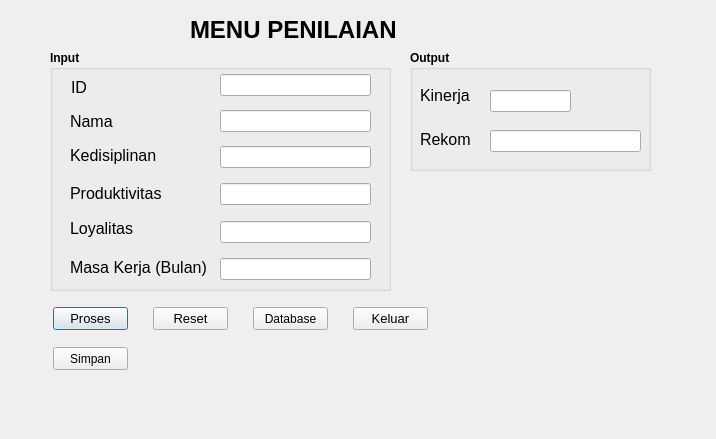
<?xml version="1.0" encoding="UTF-8"?>
<ui version="4.0">
 <class>menu</class>
 <widget class="QDialog" name="menu">
  <property name="geometry">
   <rect>
    <x>0</x>
    <y>0</y>
    <width>716</width>
    <height>439</height>
   </rect>
  </property>
  <property name="windowTitle">
   <string>Dialog</string>
  </property>
  <widget class="QLabel" name="label">
   <property name="geometry">
    <rect>
     <x>190</x>
     <y>20</y>
     <width>221</width>
     <height>20</height>
    </rect>
   </property>
   <property name="font">
    <font>
     <pointsize>18</pointsize>
     <bold>true</bold>
    </font>
   </property>
   <property name="text">
    <string>MENU PENILAIAN</string>
   </property>
  </widget>
  <widget class="QLabel" name="label_2">
   <property name="geometry">
    <rect>
     <x>70</x>
     <y>140</y>
     <width>100</width>
     <height>31</height>
    </rect>
   </property>
   <property name="font">
    <font>
     <family>Segoe UI</family>
     <pointsize>12</pointsize>
     <bold>false</bold>
    </font>
   </property>
   <property name="text">
    <string>Kedisiplinan</string>
   </property>
  </widget>
  <widget class="QLabel" name="label_3">
   <property name="geometry">
    <rect>
     <x>70</x>
     <y>213</y>
     <width>101</width>
     <height>31</height>
    </rect>
   </property>
   <property name="font">
    <font>
     <family>Segoe UI</family>
     <pointsize>12</pointsize>
     <bold>false</bold>
    </font>
   </property>
   <property name="text">
    <string>Loyalitas</string>
   </property>
  </widget>
  <widget class="QLabel" name="label_4">
   <property name="geometry">
    <rect>
     <x>70</x>
     <y>178</y>
     <width>111</width>
     <height>31</height>
    </rect>
   </property>
   <property name="font">
    <font>
     <family>Segoe UI</family>
     <pointsize>12</pointsize>
     <bold>false</bold>
    </font>
   </property>
   <property name="text">
    <string>Produktivitas</string>
   </property>
  </widget>
  <widget class="QLineEdit" name="kedisiplinan">
   <property name="geometry">
    <rect>
     <x>220</x>
     <y>146</y>
     <width>151</width>
     <height>22</height>
    </rect>
   </property>
   <property name="font">
    <font>
     <pointsize>11</pointsize>
     <bold>false</bold>
    </font>
   </property>
  </widget>
  <widget class="QLineEdit" name="loyalitas">
   <property name="geometry">
    <rect>
     <x>220</x>
     <y>221</y>
     <width>151</width>
     <height>22</height>
    </rect>
   </property>
   <property name="font">
    <font>
     <pointsize>11</pointsize>
    </font>
   </property>
  </widget>
  <widget class="QLineEdit" name="produktivitas">
   <property name="geometry">
    <rect>
     <x>220</x>
     <y>183</y>
     <width>151</width>
     <height>22</height>
    </rect>
   </property>
   <property name="font">
    <font>
     <pointsize>11</pointsize>
    </font>
   </property>
  </widget>
  <widget class="QGroupBox" name="inputbox">
   <property name="geometry">
    <rect>
     <x>50</x>
     <y>50</y>
     <width>341</width>
     <height>241</height>
    </rect>
   </property>
   <property name="font">
    <font>
     <bold>true</bold>
    </font>
   </property>
   <property name="title">
    <string>Input</string>
   </property>
   <widget class="QLabel" name="label_6">
    <property name="geometry">
     <rect>
      <x>20</x>
      <y>56</y>
      <width>100</width>
      <height>31</height>
     </rect>
    </property>
    <property name="font">
     <font>
      <family>Segoe UI</family>
      <pointsize>12</pointsize>
      <bold>false</bold>
     </font>
    </property>
    <property name="text">
     <string>Nama</string>
    </property>
   </widget>
   <widget class="QLineEdit" name="nama">
    <property name="geometry">
     <rect>
      <x>170</x>
      <y>60</y>
      <width>151</width>
      <height>22</height>
     </rect>
    </property>
    <property name="font">
     <font>
      <pointsize>11</pointsize>
      <bold>true</bold>
     </font>
    </property>
   </widget>
   <widget class="QLabel" name="label_7">
    <property name="geometry">
     <rect>
      <x>21</x>
      <y>22</y>
      <width>100</width>
      <height>31</height>
     </rect>
    </property>
    <property name="font">
     <font>
      <family>Segoe UI</family>
      <pointsize>12</pointsize>
      <bold>false</bold>
     </font>
    </property>
    <property name="text">
     <string>ID</string>
    </property>
   </widget>
   <widget class="QLineEdit" name="id">
    <property name="geometry">
     <rect>
      <x>170</x>
      <y>24</y>
      <width>151</width>
      <height>22</height>
     </rect>
    </property>
    <property name="font">
     <font>
      <pointsize>11</pointsize>
      <bold>true</bold>
     </font>
    </property>
    <property name="text">
     <string/>
    </property>
   </widget>
   <widget class="QLabel" name="label_8">
    <property name="geometry">
     <rect>
      <x>20</x>
      <y>202</y>
      <width>141</width>
      <height>31</height>
     </rect>
    </property>
    <property name="font">
     <font>
      <family>Segoe UI</family>
      <pointsize>12</pointsize>
      <bold>false</bold>
     </font>
    </property>
    <property name="text">
     <string>Masa Kerja (Bulan)</string>
    </property>
   </widget>
   <widget class="QLineEdit" name="masakerja">
    <property name="geometry">
     <rect>
      <x>170</x>
      <y>208</y>
      <width>151</width>
      <height>22</height>
     </rect>
    </property>
    <property name="font">
     <font>
      <pointsize>11</pointsize>
      <bold>false</bold>
     </font>
    </property>
   </widget>
  </widget>
  <widget class="QGroupBox" name="groupBox">
   <property name="geometry">
    <rect>
     <x>410</x>
     <y>50</y>
     <width>241</width>
     <height>121</height>
    </rect>
   </property>
   <property name="font">
    <font>
     <bold>true</bold>
    </font>
   </property>
   <property name="title">
    <string>Output</string>
   </property>
   <widget class="QLabel" name="label_5">
    <property name="geometry">
     <rect>
      <x>10</x>
      <y>30</y>
      <width>61</width>
      <height>31</height>
     </rect>
    </property>
    <property name="font">
     <font>
      <family>Segoe UI</family>
      <pointsize>12</pointsize>
      <bold>false</bold>
     </font>
    </property>
    <property name="text">
     <string>Kinerja</string>
    </property>
   </widget>
   <widget class="QLineEdit" name="kinerja">
    <property name="geometry">
     <rect>
      <x>80</x>
      <y>40</y>
      <width>81</width>
      <height>22</height>
     </rect>
    </property>
    <property name="font">
     <font>
      <pointsize>11</pointsize>
      <bold>true</bold>
     </font>
    </property>
   </widget>
   <widget class="QLineEdit" name="kinerja2">
    <property name="geometry">
     <rect>
      <x>80</x>
      <y>80</y>
      <width>151</width>
      <height>22</height>
     </rect>
    </property>
    <property name="font">
     <font>
      <pointsize>11</pointsize>
      <bold>true</bold>
     </font>
    </property>
   </widget>
   <widget class="QLabel" name="label_9">
    <property name="geometry">
     <rect>
      <x>10</x>
      <y>74</y>
      <width>61</width>
      <height>31</height>
     </rect>
    </property>
    <property name="font">
     <font>
      <family>Segoe UI</family>
      <pointsize>12</pointsize>
      <bold>false</bold>
     </font>
    </property>
    <property name="text">
     <string>Rekom</string>
    </property>
   </widget>
  </widget>
  <widget class="QPushButton" name="prosesbutton">
   <property name="geometry">
    <rect>
     <x>53</x>
     <y>307</y>
     <width>75</width>
     <height>23</height>
    </rect>
   </property>
   <property name="font">
    <font>
     <pointsize>10</pointsize>
     <bold>false</bold>
    </font>
   </property>
   <property name="text">
    <string>Proses</string>
   </property>
  </widget>
  <widget class="QPushButton" name="resetbutton">
   <property name="geometry">
    <rect>
     <x>153</x>
     <y>307</y>
     <width>75</width>
     <height>23</height>
    </rect>
   </property>
   <property name="font">
    <font>
     <pointsize>10</pointsize>
     <bold>false</bold>
    </font>
   </property>
   <property name="text">
    <string>Reset</string>
   </property>
  </widget>
  <widget class="QPushButton" name="keluarbutton">
   <property name="geometry">
    <rect>
     <x>353</x>
     <y>307</y>
     <width>75</width>
     <height>23</height>
    </rect>
   </property>
   <property name="font">
    <font>
     <pointsize>10</pointsize>
     <bold>false</bold>
    </font>
   </property>
   <property name="text">
    <string>Keluar</string>
   </property>
  </widget>
  <widget class="QPushButton" name="databasebutton">
   <property name="geometry">
    <rect>
     <x>253</x>
     <y>307</y>
     <width>75</width>
     <height>23</height>
    </rect>
   </property>
   <property name="text">
    <string>Database</string>
   </property>
  </widget>
  <widget class="QPushButton" name="simpanbutton">
   <property name="geometry">
    <rect>
     <x>53</x>
     <y>347</y>
     <width>75</width>
     <height>23</height>
    </rect>
   </property>
   <property name="text">
    <string>Simpan</string>
   </property>
  </widget>
  <widget class="QLabel" name="labelResult">
   <property name="geometry">
    <rect>
     <x>170</x>
     <y>370</y>
     <width>221</width>
     <height>30</height>
    </rect>
   </property>
   <property name="font">
    <font>
     <family>Tahoma</family>
     <pointsize>14</pointsize>
     <bold>true</bold>
    </font>
   </property>
   <property name="text">
    <string/>
   </property>
  </widget>
  <zorder>groupBox</zorder>
  <zorder>inputbox</zorder>
  <zorder>label</zorder>
  <zorder>label_2</zorder>
  <zorder>label_3</zorder>
  <zorder>label_4</zorder>
  <zorder>kedisiplinan</zorder>
  <zorder>loyalitas</zorder>
  <zorder>produktivitas</zorder>
  <zorder>prosesbutton</zorder>
  <zorder>resetbutton</zorder>
  <zorder>keluarbutton</zorder>
  <zorder>databasebutton</zorder>
  <zorder>simpanbutton</zorder>
  <zorder>labelResult</zorder>
 </widget>
 <resources/>
 <connections/>
</ui>
